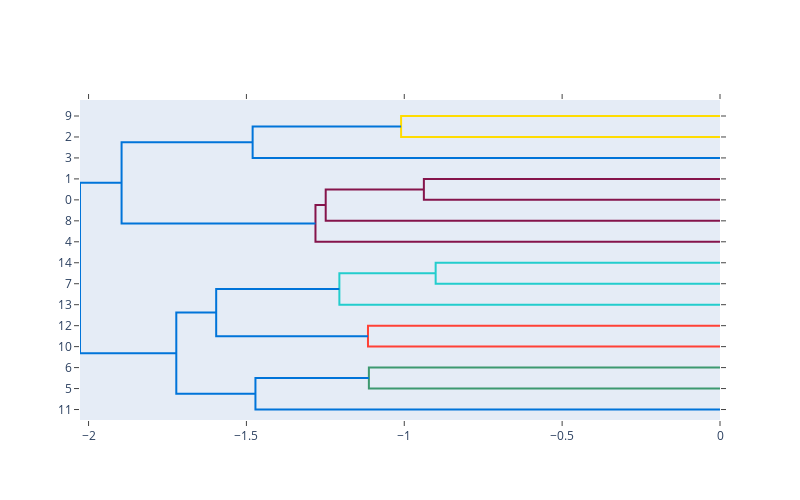

Write notebook code for a chart like this one.
### Markdown cell above
<h1> Dendrogram</h1>
Syntax: plotly.figure_factory.create_dendrogram(X, orientation=’bottom’, labels=None, colorscale=None, distfun=None, linkagefun=<function <lambda>>, hovertext=None, color_threshold=None)

Parameter:

X ((ndarray)) – it describes the matrix of observations as array of arrays

orientation ((str)) – in this we use ‘top’, ‘right’, ‘bottom’, or ‘left’

labels ((list)) – it describes the list of axis category labels(observation labels)

colorscale ((list)) – it describes the optional colorscale for dendrogram tree

distfun ((function)) – it describes the function to compute the pairwise distance from the observations

linkagefun ((function)) – it describes the function to compute the linkage matrix from the pairwise distances

hovertext ((list[list])) – it describes the list of hovertext for constituent traces of dendrogram clusters
    
color_threshold ((double)) – it describes the value at which the separation of clusters will be made

### Code cell
import plotly.figure_factory as ff
np.random.seed(1)
X = np.random.rand(15, 12) 

fig = ff.create_dendrogram(X,orientation='right')
fig.update_layout(width=800, height=500)
fig.show()

### Figure 1 — Plotly figure (JSON) as saved in the notebook; plotly's stock layout.template omitted (floating-point values rounded to 4 significant figures)
{"data": [{"hoverinfo": "text", "marker": {"color": "rgb(61,153,112)"}, "mode": "lines", "type": "scatter", "x": [0, -1.112, -1.112, 0], "xaxis": "x", "y": [15, 15, 25, 25], "yaxis": "y"}, {"hoverinfo": "text", "marker": {"color": "rgb(0,116,217)"}, "mode": "lines", "type": "scatter", "x": [0, -1.471, -1.471, -1.112], "xaxis": "x", "y": [5, 5, 20, 20], "yaxis": "y"}, {"hoverinfo": "text", "marker": {"color": "rgb(255,65,54)"}, "mode": "lines", "type": "scatter", "x": [0, -1.115, -1.115, 0], "xaxis": "x", "y": [35, 35, 45, 45], "yaxis": "y"}, {"hoverinfo": "text", "marker": {"color": "rgb(35,205,205)"}, "mode": "lines", "type": "scatter", "x": [0, -0.9006, -0.9006, 0], "xaxis": "x", "y": [65, 65, 75, 75], "yaxis": "y"}, {"hoverinfo": "text", "marker": {"color": "rgb(35,205,205)"}, "mode": "lines", "type": "scatter", "x": [0, -1.206, -1.206, -0.9006], "xaxis": "x", "y": [55, 55, 70, 70], "yaxis": "y"}, {"hoverinfo": "text", "marker": {"color": "rgb(0,116,217)"}, "mode": "lines", "type": "scatter", "x": [-1.115, -1.596, -1.596, -1.206], "xaxis": "x", "y": [40, 40, 62.5, 62.5], "yaxis": "y"}, {"hoverinfo": "text", "marker": {"color": "rgb(0,116,217)"}, "mode": "lines", "type": "scatter", "x": [-1.471, -1.722, -1.722, -1.596], "xaxis": "x", "y": [12.5, 12.5, 51.25, 51.25], "yaxis": "y"}, {"hoverinfo": "text", "marker": {"color": "rgb(133,20,75)"}, "mode": "lines", "type": "scatter", "x": [0, -0.9379, -0.9379, 0], "xaxis": "x", "y": [105, 105, 115, 115], "yaxis": "y"}, {"hoverinfo": "text", "marker": {"color": "rgb(133,20,75)"}, "mode": "lines", "type": "scatter", "x": [0, -1.249, -1.249, -0.9379], "xaxis": "x", "y": [95, 95, 110, 110], "yaxis": "y"}, {"hoverinfo": "text", "marker": {"color": "rgb(133,20,75)"}, "mode": "lines", "type": "scatter", "x": [0, -1.281, -1.281, -1.249], "xaxis": "x", "y": [85, 85, 102.5, 102.5], "yaxis": "y"}, {"hoverinfo": "text", "marker": {"color": "rgb(255,220,0)"}, "mode": "lines", "type": "scatter", "x": [0, -1.01, -1.01, 0], "xaxis": "x", "y": [135, 135, 145, 145], "yaxis": "y"}, {"hoverinfo": "text", "marker": {"color": "rgb(0,116,217)"}, "mode": "lines", "type": "scatter", "x": [0, -1.48, -1.48, -1.01], "xaxis": "x", "y": [125, 125, 140, 140], "yaxis": "y"}, {"hoverinfo": "text", "marker": {"color": "rgb(0,116,217)"}, "mode": "lines", "type": "scatter", "x": [-1.281, -1.895, -1.895, -1.48], "xaxis": "x", "y": [93.75, 93.75, 132.5, 132.5], "yaxis": "y"}, {"hoverinfo": "text", "marker": {"color": "rgb(0,116,217)"}, "mode": "lines", "type": "scatter", "x": [-1.722, -2.027, -2.027, -1.895], "xaxis": "x", "y": [31.88, 31.88, 113.1, 113.1], "yaxis": "y"}], "layout": {"autosize": false, "height": 500, "hovermode": "closest", "showlegend": false, "width": 800, "xaxis": {"mirror": "allticks", "rangemode": "tozero", "showgrid": false, "showline": true, "showticklabels": true, "ticks": "outside", "type": "linear", "zeroline": false}, "yaxis": {"mirror": "allticks", "rangemode": "tozero", "showgrid": false, "showline": true, "showticklabels": true, "tickmode": "array", "ticks": "outside", "ticktext": ["11", "5", "6", "10", "12", "13", "7", "14", "4", "8", "0", "1", "3", "2", "9"], "tickvals": [5, 15, 25, 35, 45, 55, 65, 75, 85, 95, 105, 115, 125, 135, 145], "type": "linear", "zeroline": false}}}
